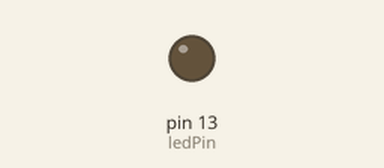
The sketch below on a simulated Arduino Uno, built with avr-gcc and run on an emulated ATmega328P. Shown: output pins drawn as LEDs (lit = HIGH). Dashed ring = blinking.

Above: at 0.5 s.
At 2.2 s:
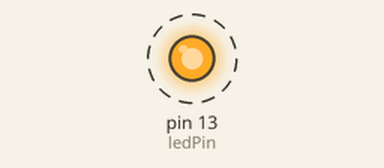
Timing chart, 0 to 3.0 s (numbered marks = the images above):
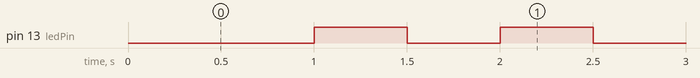

Measured:
- by itself, pin 13 (ledPin): alternates HIGH for 0.50 s and LOW for 0.50 s

The sketch:

TimerBlinkExample.ino
```cpp
#include <TimerOne.h>

#define ledPin 13
#define blinkTime 500000 // In microseconds
bool ledOn = false;
void blinkLED();

void setup()
{
  pinMode(ledPin, OUTPUT);

  Timer1.initialize(blinkTime);
  Timer1.attachInterrupt(blinkLED);
  sei();  // allow interrupts
}

void loop()
{
  ; // we don't need anything in the while loop
}

void blinkLED()
{
  // no ack needed for interrupt
  digitalWrite(ledPin, ledOn);
  ledOn = !ledOn;
}
```
